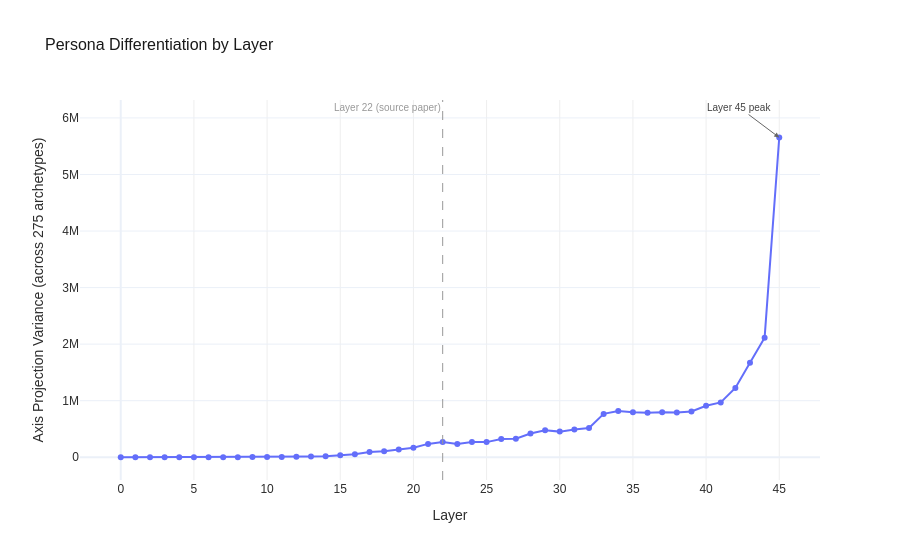

The cell this chart's notebook holds for it:
### Code cell
# Plot layer discrimination as variance vs. depth so the strongest layer is visually obvious
fig = px.line(layer_variance, x='layer', y='variance', markers=True, title='Persona Differentiation by Layer')
fig.update_layout(
    xaxis=dict(
        title="Layer",
        tickmode="array",
        tickvals=list(range(0, 46, 5)),
        ticktext=[str(i) for i in range(0, 46, 5)],
        showgrid=True,
        gridcolor="#eeeeee"
    ),
    yaxis=dict(
        title="Axis Projection Variance (across 275 archetypes)",
    ),
)
fig.add_vline(
    x=22,
    line_dash="dash",
    line_color="#999999",
    line_width=1,
    annotation_text="Layer 22 (source paper)",
    annotation_position="top left",
    annotation_font_size=10,
    annotation_font_color="#999999"
)
fig.add_annotation(
    x=45,
    y=layer_variance['variance'].max(),
    text="Layer 45 peak",
    showarrow=True,
    arrowhead=2,
    arrowcolor="#666666",
    font=dict(size=10, color="#444444"),
    ax=-40,
    ay=-30
)
apply_plotly_style(fig)
fig.show()

### Figure 1 — Plotly figure (JSON) as saved in the notebook; plotly's stock layout.template omitted (floating-point values rounded to 4 significant figures)
{"data": [{"hovertemplate": "layer=%{x}<br>variance=%{y}<extra></extra>", "legendgroup": "", "line": {"color": "#636efa", "dash": "solid"}, "marker": {"symbol": "circle"}, "mode": "lines+markers", "name": "", "orientation": "v", "showlegend": false, "type": "scatter", "x": [0, 1, 2, 3, 4, 5, 6, 7, 8, 9, 10, 11, 12, 13, 14, 15, 16, 17, 18, 19, 20, 21, 22, 23, 24, 25, 26, 27, 28, 29, 30, 31, 32, 33, 34, 35, 36, 37, 38, 39, 40, 41, 42, 43, 44, 45], "xaxis": "x", "y": [362.1, 444.5, 836.0, 878.3, 1079.0, 1253.0, 1378.0, 1445.0, 1954.0, 3315.0, 4782.0, 6756.0, 10070.0, 12950.0, 19530.0, 37010.0, 51870.0, 92200.0, 104700.0, 137500.0, 167700.0, 236500.0, 271500.0, 236500.0, 271200.0, 268000.0, 323200.0, 328300.0, 420300.0, 478300.0, 453600.0, 489000.0, 518400.0, 767000.0, 817000.0, 795200.0, 787100.0, 796100.0, 792400.0, 808400.0, 911600.0, 969300.0, 1226000.0, 1672000.0, 2115000.0, 5654000.0], "yaxis": "y"}], "layout": {"annotations": [{"font": {"color": "#999999", "size": 10}, "showarrow": false, "text": "Layer 22 (source paper)", "x": 22, "xanchor": "right", "xref": "x", "y": 1, "yanchor": "top", "yref": "y domain"}, {"arrowcolor": "#666666", "arrowhead": 2, "ax": -40, "ay": -30, "font": {"color": "#444444", "size": 10}, "showarrow": true, "text": "Layer 45 peak", "x": 45, "y": 5654000.0}], "font": {"color": "#2d2d2d", "family": "Arial"}, "legend": {"tracegroupgap": 0}, "paper_bgcolor": "white", "plot_bgcolor": "white", "shapes": [{"line": {"color": "#999999", "dash": "dash", "width": 1}, "type": "line", "x0": 22, "x1": 22, "xref": "x", "y0": 0, "y1": 1, "yref": "y domain"}], "title": {"font": {"color": "#1a1a1a", "size": 16}, "text": "Persona Differentiation by Layer"}, "xaxis": {"anchor": "y", "domain": [0.0, 1.0], "gridcolor": "#eeeeee", "showgrid": true, "tickmode": "array", "ticktext": ["0", "5", "10", "15", "20", "25", "30", "35", "40", "45"], "tickvals": [0, 5, 10, 15, 20, 25, 30, 35, 40, 45], "title": {"text": "Layer"}}, "yaxis": {"anchor": "x", "domain": [0.0, 1.0], "title": {"text": "Axis Projection Variance (across 275 archetypes)"}}}}
